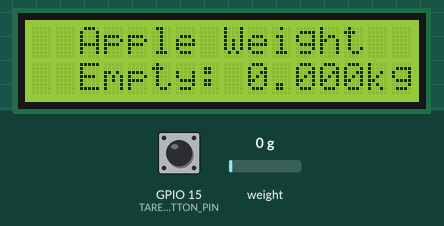
The sketch below on a simulated ESP32. Parts: 16×2 character LCD. The test bench sets the inputs (shaded band); at power-on: weight on the scale 0 g, GPIO 15 (TARE_BUTTON_PIN) HIGH. What the sketch prints to the serial monitor is not drawn.

Above: at 4.8 s.
4.9 s: weight on the scale set to 100 g
At 5.8 s:
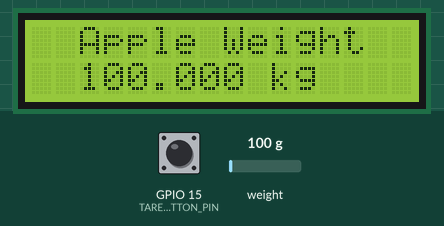
6.7 s: GPIO 15 (TARE_BUTTON_PIN) pulled LOW for 0.65 s
At 8.2 s:
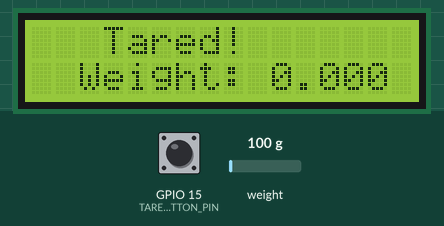
10.4 s: weight on the scale set to 1250 g
At 11.4 s:
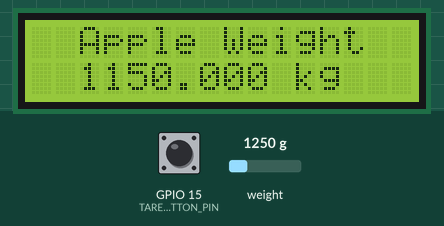
12.3 s: weight on the scale set to 2500 g
At 13.6 s:
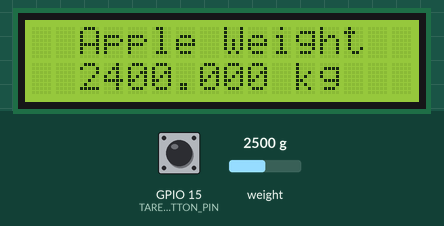
13.9 s: GPIO 15 (TARE_BUTTON_PIN) pulled LOW for 1 s
At 17.3 s:
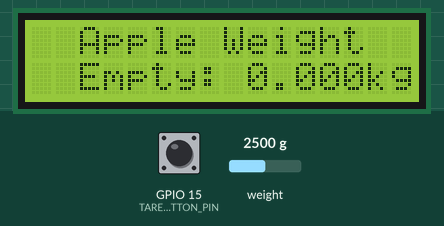
17.9 s: GPIO 15 (TARE_BUTTON_PIN) pulled LOW for 3.2 s
At 19.6 s:
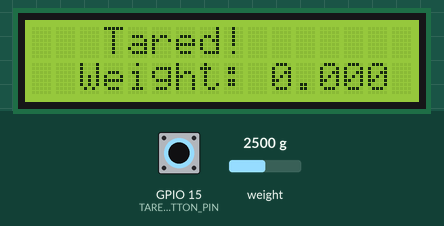
Timing chart, 0 to 21.1 s (numbered marks = the images above; inputs shaded):
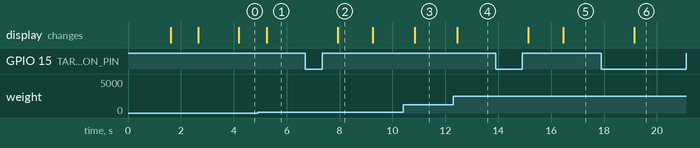

Measured:
- after the input at 4.9 s, the display: changes after 0.34 s (image 1)
- after the input at 6.7 s, the display: changes after 1.2 s (image 2)
- after the input at 10.4 s, the display: changes after 0.45 s (image 3)
- after the input at 12.3 s, the display: changes after 0.15 s (image 4)
- after the input at 13.9 s, the display: first changes after 1.2 s (image 5 shows a later state)
- after the input at 17.9 s, the display: changes after 1.2 s (image 6)
- what the display in image 2 shows lasts 1.4 s, from 7.9 s to 9.3 s

The sketch:

apple_scale.ino
```cpp
/*
 * Apple Weight Scale
 * Hardware: ESP32 + HX711 Load Cell Amplifier + I2C LCD 16x2
 *
 * Wiring:
 *   HX711  →  ESP32
 *   DOUT   →  GPIO 4
 *   SCK    →  GPIO 5
 *   VCC    →  3.3V
 *   GND    →  GND
 *
 *   I2C LCD (PCF8574 backpack) → ESP32
 *   SDA    →  GPIO 21
 *   SCL    →  GPIO 22
 *   VCC    →  3.3V
 *   GND    →  GND
 *
 * Libraries needed (install via Arduino Library Manager):
 *   - "HX711 Arduino Library" by bogde
 *   - "LiquidCrystal_I2C" by Frank de Brabander
 */

#include <HX711.h>
#include <LiquidCrystal_I2C.h>

// ── Pin definitions ──────────────────────────────────────────
#define DOUT_PIN   4
#define SCK_PIN    5

// ── HX711 calibration ────────────────────────────────────────
// Run the calibration sketch first, then paste your factor here.
// Typical range: 400 – 2000 depending on your load cell.
#define CALIBRATION_FACTOR  420.0

// ── I2C LCD ──────────────────────────────────────────────────
// Default I2C address for PCF8574 backpack is 0x27 or 0x3F.
// Use an I2C scanner sketch if unsure.
#define LCD_ADDRESS  0x27
#define LCD_COLS     16
#define LCD_ROWS     2

// ── Objects ───────────────────────────────────────────────────
HX711 scale;
LiquidCrystal_I2C lcd(LCD_ADDRESS, LCD_COLS, LCD_ROWS);

// ── Tare button (optional) ────────────────────────────────────
// Connect a momentary push-button between GPIO 15 and GND.
#define TARE_BUTTON_PIN  15

// ── Timing ───────────────────────────────────────────────────
unsigned long lastReadTime   = 0;
const unsigned long READ_INTERVAL = 300;  // ms between readings

// ── Custom LCD characters ─────────────────────────────────────
byte kgIcon[8] = {
  0b01110, 0b01010, 0b01110, 0b01010,
  0b00000, 0b00000, 0b00000, 0b00000
};

// ─────────────────────────────────────────────────────────────
void setup() {
  Serial.begin(115200);

  // LCD initialisation
  lcd.init();
  lcd.backlight();
  lcd.createChar(0, kgIcon);

  lcd.setCursor(0, 0);
  lcd.print("  Apple Scale   ");
  lcd.setCursor(0, 1);
  lcd.print("  Initializing..");
  delay(1500);

  // HX711 initialisation
  scale.begin(DOUT_PIN, SCK_PIN);
  scale.set_scale(CALIBRATION_FACTOR);

  // Wait for stable reading
  lcd.setCursor(0, 1);
  lcd.print("  Taring...     ");
  scale.tare();   // Reset to zero

  // Tare button (active LOW with internal pull-up)
  pinMode(TARE_BUTTON_PIN, INPUT_PULLUP);

  lcd.clear();
  lcd.setCursor(0, 0);
  lcd.print("  Place Apple   ");
  lcd.setCursor(0, 1);
  lcd.print("  Weight: ----  ");
  delay(1000);

  Serial.println("Apple Scale ready. Place apple on platform.");
}

// ─────────────────────────────────────────────────────────────
void loop() {
  // Handle tare button press
  if (digitalRead(TARE_BUTTON_PIN) == LOW) {
    delay(50);  // debounce
    if (digitalRead(TARE_BUTTON_PIN) == LOW) {
      scale.tare();
      lcd.clear();
      lcd.setCursor(0, 0);
      lcd.print("   Tared!       ");
      lcd.setCursor(0, 1);
      lcd.print("  Weight: 0.000 ");
      delay(800);
      while (digitalRead(TARE_BUTTON_PIN) == LOW);  // wait for release
    }
  }

  // Read weight at interval
  if (millis() - lastReadTime >= READ_INTERVAL) {
    lastReadTime = millis();

    if (scale.is_ready()) {
      float weightKg = scale.get_units(5);  // average of 5 readings

      // Clamp negative noise to zero
      if (weightKg < 0.001f) weightKg = 0.0f;

      displayWeight(weightKg);

      // Serial output for debugging / calibration
      Serial.print("Weight: ");
      Serial.print(weightKg, 3);
      Serial.println(" kg");
    } else {
      lcd.setCursor(0, 1);
      lcd.print("  Sensor Error  ");
      Serial.println("HX711 not ready.");
    }
  }
}

// ─────────────────────────────────────────────────────────────
void displayWeight(float kg) {
  float grams = kg * 1000.0f;

  lcd.setCursor(0, 0);
  lcd.print("  Apple Weight  ");

  lcd.setCursor(0, 1);

  if (kg < 0.001f) {
    lcd.print("  Empty: 0.000kg");
  } else {
    // Format: "  XXX.X g  (kg)"
    lcd.print("  ");

    // Show grams for small weights, kg for larger
    if (grams < 1000.0f) {
      // Display in grams
      char buf[10];
      dtostrf(grams, 6, 1, buf);
      lcd.print(buf);
      lcd.print(" g      ");
    } else {
      // Display in kg
      char buf[10];
      dtostrf(kg, 5, 3, buf);
      lcd.print(buf);
      lcd.print(" kg     ");
    }
  }
}
```
